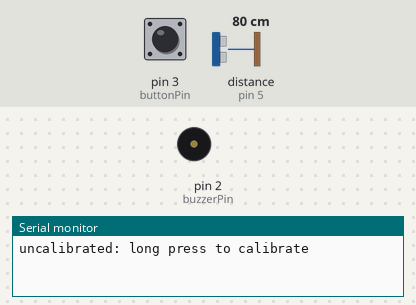
A program run on a simulated Arduino Uno, built with avr-gcc and run on an emulated ATmega328P. Parts: buzzer (waves = sounding), the last lines printed to the serial monitor. Wiring (inferred from the names in the program): ultrasonic range finder: trigger pin 4; echo pin 5. The inputs (shaded band) are chosen by the test bench; at power-on: pin 3 (buttonPin) HIGH, distance to the obstacle (sensor on pin 5) 80 cm. The echo pulse lasts 58.3 µs per cm.

Above: at 1.2 s.
1.3 s: pin 3 (buttonPin) pulled LOW for 3.2 s
At 3.39 s:
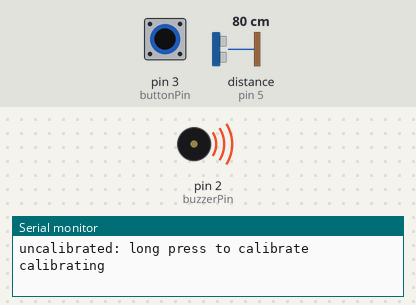
6.0 s: distance to the obstacle (sensor on pin 5) set to 2 cm
At 7.1 s:
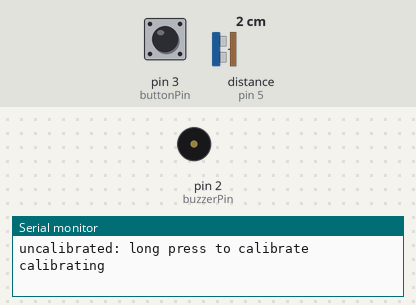
9.0 s: distance to the obstacle (sensor on pin 5) set to 18 cm
Timing chart, 0 to 15.8 s (numbered marks = the images above; inputs shaded):
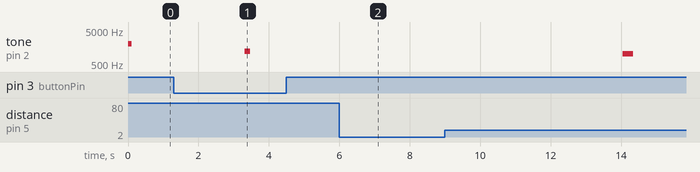

Measured:
- after the input at 1.3 s, tone on pin 2 (buzzerPin): silent → 1200 Hz after 2.0 s, → silent 0.15 s later
- after the input at 6.0 s, tone on pin 2 (buzzerPin): stays silent (without the input it goes to 1000 Hz after 2.4 s)

The program:

main.cpp
```cpp
// ultrasonic door alarm: button, HC-SR04 distance sensor and buzzer

#include <Arduino.h>
#include "modules/button.hpp"
#include "modules/distance.hpp"
#include "modules/buzzer.hpp"
#include "modules/control.hpp"


// connects the pure controller to the buzzer and Serial log
class HardwareOutput : public ControllerOutput {
    public:
        explicit HardwareOutput(Buzzer& buzzer) : _buzzer(buzzer) {}

        void beep(uint16_t freqHz, uint32_t durationMs) override {
            _buzzer.beep(freqHz, durationMs);
        }

        void silence() override {
            _buzzer.silence();
        }

        void stateEntered(ControllerState state) override {
            switch (state) {
                case ControllerState::Uncalibrated: Serial.println(F("uncalibrated: long press to calibrate")); break;
                case ControllerState::Calibrating:  Serial.println(F("calibrating")); break;
                case ControllerState::Calibrated:   Serial.println(F("calibrated, arming")); break;
                case ControllerState::Idle:         Serial.println(F("idle")); break;
                case ControllerState::Alarm:        Serial.println(F("ALARM")); break;
            }
        }

        void baselineAccepted(uint32_t baselineCm, bool isReference) override {
            Serial.print(isReference ? F("reference baseline: ") : F("baseline: "));
            Serial.print(baselineCm);
            Serial.println(F(" cm"));
        }

        void baselineRejected(uint32_t baselineCm, uint32_t referenceCm) override {
            Serial.print(F("still blocked after alarm: "));
            Serial.print(baselineCm);
            Serial.print(F(" cm, reference "));
            Serial.print(referenceCm);
            Serial.println(F(" cm"));
        }

        void baselineTooShort(uint32_t baselineCm) override {
            Serial.print(F("baseline too short: "));
            Serial.print(baselineCm);
            Serial.println(F(" cm, recalibrating"));
        }

        void calibrationTimedOut() override {
            Serial.println(F("never settled after alarm"));
        }

    private:
        Buzzer& _buzzer;
};


Button button;
DistanceSensor sensor;
Buzzer buzzer;
HardwareOutput output(buzzer);
Controller controller(output);


void setup() {
    Serial.begin(9600);
    button.begin();
    sensor.begin();
    buzzer.begin();
    controller.begin(millis());
}

void loop() {
    button.update();

    Controller::Inputs in;
    in.now = millis();
    in.pressed = button.pressed();
    in.shortPressed = button.shortPressed();
    in.longPressed = button.longPressed();
    in.hasReading = sensor.update();
    in.distanceCm = sensor.getLastDistance();

    controller.update(in);
}
```

IoMap.hpp
```cpp
#pragma once


namespace IoMap {
    const int buzzerPin = 2;
    const int buttonPin = 3;
    const int trigPin = 4;
    const int echoPin = 5;
}
```

button.hpp
```cpp
#pragma once

#include <Arduino.h>
#include "../IoMap.hpp"
#include "../Config.hpp"

class Button {
    public:
        void begin() {
            pinMode(IoMap::buttonPin, INPUT_PULLUP);
        }

        void update() {
            uint32_t now = millis();
            const bool raw = digitalRead(IoMap::buttonPin);
            _prevStable = _stable;

            if (raw != _lastRaw) {
                _lastRaw = raw;
                _lastChangeMs = now;
            }

            if (now - _lastChangeMs >= Config::Button::debounceMs) {
                _stable = _lastRaw;
            }

            if (pressed()) {
                _pressStartMs = now;
                _longReported = false;
            }

            _longPressEvent = false;
            if (!_stable && !_longReported && now - _pressStartMs >= Config::Button::longPressMs) {
                _longReported = true;
                _longPressEvent = true;
            }

            _shortPressEvent = released() && !_longReported;
        }

        // true once on the debounced press-down edge
        bool pressed() {
            return !_stable && _prevStable;
        }

        bool released() {
            return _stable && !_prevStable;
        }

        // true once on release, only if the press was shorter than Config::Button::longPressMs
        bool shortPressed() {
            return _shortPressEvent;
        }

        // true once when the button has been held for Config::Button::longPressMs
        bool longPressed() {
            return _longPressEvent;
        }

        bool getButtonState() {
            return _stable;
        }

    private:
        bool _lastRaw = HIGH;   // HIGH = released (INPUT_PULLUP)

        bool _stable = HIGH;
        bool _prevStable = HIGH;
        uint32_t _lastChangeMs = 0;

        uint32_t _pressStartMs = 0;
        bool _longReported = false;
        bool _longPressEvent = false;
        bool _shortPressEvent = false;
};
```

buzzer.hpp
```cpp
#pragma once

#include <Arduino.h>
#include "../IoMap.hpp"

class Buzzer {
    public:
        void begin() {
            pinMode(IoMap::buzzerPin, OUTPUT);
        }

        // non-blocking, tone() stops itself after durationMs
        void beep(uint16_t freqHz, uint32_t durationMs) {
            tone(IoMap::buzzerPin, freqHz, durationMs);
        }

        void silence() {
            noTone(IoMap::buzzerPin);
        }
};
```

calibrator.hpp
```cpp
#pragma once

#include <stdint.h>
#include "../Config.hpp"

// Finds a stable baseline distance: every reading must stay within
// anchor +-stableToleranceCm for stableWindowMs. No Arduino dependency.
class Calibrator {
    public:
        void begin() {
            _stable = false;
            _count = 0;
        }

        void update(uint32_t distanceCm, uint32_t now) {
            if (_stable) {
                return;
            }

            if (distanceCm == 0) {      // no echo, start over without an anchor
                _count = 0;
                return;
            }

            if (_count == 0 || !withinTolerance(distanceCm)) {
                _anchor = distanceCm;
                _windowStartMs = now;
                _sum = distanceCm;
                _count = 1;
                return;
            }

            _sum += distanceCm;
            _count++;
            _stable = now - _windowStartMs >= Config::Calibration::stableWindowMs;
        }

        bool isStable() {
            return _stable;
        }

        // rounded mean of the stable window, only meaningful once isStable()
        uint32_t baseline() {
            return _count == 0 ? 0 : (_sum + _count / 2) / _count;
        }

    private:
        bool withinTolerance(uint32_t cm) {
            const uint32_t diff = cm > _anchor ? cm - _anchor : _anchor - cm;
            return diff <= Config::Calibration::stableToleranceCm;
        }

        bool _stable = false;
        uint32_t _anchor = 0;
        uint32_t _windowStartMs = 0;
        uint32_t _sum = 0;
        uint16_t _count = 0;            // 0 = no anchor yet
};
```

control.hpp
```cpp
#pragma once

#include <stdint.h>
#include "../Config.hpp"
#include "calibrator.hpp"

// Pure state machine: no Arduino dependency, so it runs in native tests.
// Hardware is wired in by the sketch through Inputs and ControllerOutput.

enum class ControllerState { Uncalibrated, Calibrating, Calibrated, Idle, Alarm };

class ControllerOutput {
    public:
        virtual void beep(uint16_t freqHz, uint32_t durationMs) = 0;
        virtual void silence() = 0;
        virtual void stateEntered(ControllerState state) = 0;
        virtual void baselineAccepted(uint32_t baselineCm, bool isReference) = 0;
        virtual void baselineRejected(uint32_t baselineCm, uint32_t referenceCm) = 0;
        virtual void baselineTooShort(uint32_t baselineCm) = 0;
        virtual void calibrationTimedOut() = 0;

    protected:
        ~ControllerOutput() = default;  // never deleted through the interface
};

class Controller {
    public:
        struct Inputs {
            uint32_t now = 0;
            bool pressed = false;       // press-down edge
            bool shortPressed = false;
            bool longPressed = false;
            bool hasReading = false;    // distanceCm is a new reading this tick
            uint32_t distanceCm = 0;    // 0 = no echo
        };

        explicit Controller(ControllerOutput& out) : _out(out) {}

        void begin(uint32_t now) {
            setState(ControllerState::Uncalibrated, now);
        }

        void update(const Inputs& in) {
            if (in.pressed) _stopPressHeld = false;
            const bool longPressed = in.longPressed && !_stopPressHeld;

            switch (_state) {
                case ControllerState::Uncalibrated:
                    if (longPressed) startCalibration(false, in.now);
                    break;

                case ControllerState::Calibrating:
                    if (longPressed) {
                        startCalibration(false, in.now);
                        break;
                    }
                    if (_afterAlarm && in.now - _enteredMs >= Config::Calibration::afterAlarmTimeoutMs) {
                        _out.calibrationTimedOut();
                        setState(ControllerState::Alarm, in.now);
                        break;
                    }
                    if (in.hasReading) {
                        _calibrator.update(in.distanceCm, in.now);
                        if (_calibrator.isStable()) finishCalibration(in.now);
                    }
                    break;

                case ControllerState::Calibrated:
                    if (in.now - _enteredMs >= Config::Timing::armDelayMs) {
                        setState(ControllerState::Idle, in.now);
                    }
                    break;

                case ControllerState::Idle:
                    if (longPressed) {
                        startCalibration(false, in.now);
                        break;
                    }
                    if (in.hasReading && isBlocked(in.distanceCm)) {
                        setState(ControllerState::Alarm, in.now);
                    }
                    break;

                case ControllerState::Alarm:
                    if (in.pressed || in.shortPressed || in.longPressed) {
                        _stopPressHeld = true;      // holding on must not count as a recalibrate
                        startCalibration(true, in.now);
                        break;
                    }
                    if (every(Config::Buzzer::alarmMelody[_note].durationMs, in.now)) {
                        _note = (_note + 1) % Config::Buzzer::alarmMelodyLength;
                        playNote();
                    }
                    break;
            }
        }

        ControllerState state() {
            return _state;
        }

        uint32_t activeBaseline() {
            return _activeBaseline;
        }

        uint32_t referenceBaseline() {
            return _referenceBaseline;
        }

    private:
        // entry actions for each state
        void setState(ControllerState next, uint32_t now) {
            _state = next;
            _enteredMs = now;
            _lastPeriodMs = now;
            _out.stateEntered(_state);

            switch (_state) {
                case ControllerState::Uncalibrated:
                    _out.beep(Config::Buzzer::bootFreqHz, Config::Buzzer::bootMs);
                    break;

                case ControllerState::Calibrating:
                    if (_afterAlarm) _out.silence();
                    _out.beep(Config::Buzzer::calibrateStartFreqHz, Config::Buzzer::calibrateStartMs);
                    _calibrator.begin();
                    break;

                case ControllerState::Calibrated:
                    _out.beep(Config::Buzzer::confirmFreqHz, Config::Buzzer::confirmMs);
                    break;

                case ControllerState::Idle:
                    _blockedCount = 0;
                    break;

                case ControllerState::Alarm:
                    _note = 0;
                    playNote();
                    break;
            }
        }

        // afterAlarm calibrations are checked against the reference and never replace it
        void startCalibration(bool afterAlarm, uint32_t now) {
            _afterAlarm = afterAlarm;
            setState(ControllerState::Calibrating, now);
        }

        // an unusable baseline restarts the calibrator and stays in Calibrating
        void finishCalibration(uint32_t now) {
            const uint32_t cm = _calibrator.baseline();

            if (_afterAlarm && closerThan(cm, _referenceBaseline)) {
                _out.baselineRejected(cm, _referenceBaseline);
                setState(ControllerState::Alarm, now);
                return;
            }

            if (cm <= Config::Distance::blockMarginCm) {    // nothing could ever be closer
                _out.baselineTooShort(cm);
                _out.beep(Config::Buzzer::errorFreqHz, Config::Buzzer::errorMs);
                _calibrator.begin();
                return;
            }

            if (!_afterAlarm) _referenceBaseline = cm;
            _activeBaseline = cm;
            _out.baselineAccepted(cm, !_afterAlarm);
            setState(ControllerState::Calibrated, now);
        }

        // level-triggered: confirmReadings blocked readings in a row
        bool isBlocked(uint32_t cm) {
            if (cm == 0) {      // no echo: neither blocked nor clear, keep the count
                return false;
            }
            _blockedCount = closerThan(cm, _activeBaseline) ? _blockedCount + 1 : 0;
            return _blockedCount >= Config::Distance::confirmReadings;
        }

        // more than blockMarginCm closer than baselineCm
        static bool closerThan(uint32_t cm, uint32_t baselineCm) {
            return cm + Config::Distance::blockMarginCm < baselineCm;
        }

        // true once intervalMs has passed since entering the state or the last time this returned true
        bool every(uint32_t intervalMs, uint32_t now) {
            if (now - _lastPeriodMs < intervalMs) {
                return false;
            }
            _lastPeriodMs = now;
            return true;
        }

        void playNote() {
            const Config::Buzzer::Note& note = Config::Buzzer::alarmMelody[_note];
            if (note.freqHz != 0) {
                _out.beep(note.freqHz, note.durationMs - Config::Buzzer::noteGapMs);
            }
        }

        ControllerOutput& _out;
        Calibrator _calibrator;

        ControllerState _state = ControllerState::Uncalibrated;
        uint32_t _enteredMs = 0;
        bool _afterAlarm = false;
        bool _stopPressHeld = false;        // the press that stopped the alarm is still down

        uint32_t _referenceBaseline = 0;    // set only by a long-press calibration
        uint32_t _activeBaseline = 0;       // what detection compares against

        uint8_t _blockedCount = 0;
        uint32_t _lastPeriodMs = 0;
        uint8_t _note = 0;                  // current alarm melody note
};
```

distance.hpp
```cpp
#pragma once

#include <Arduino.h>
#include "../IoMap.hpp"
#include "../Config.hpp"


class DistanceSensor {
    public:
        void begin() {
            pinMode(IoMap::trigPin, OUTPUT);
            pinMode(IoMap::echoPin, INPUT);
        }

        uint32_t getDistance() {
            digitalWrite(IoMap::trigPin, LOW);
            delayMicroseconds(2);
            digitalWrite(IoMap::trigPin, HIGH);
            delayMicroseconds(10);
            digitalWrite(IoMap::trigPin, LOW);

            uint32_t duration = pulseIn(IoMap::echoPin, HIGH, 30000); // 0 = no echo
            uint32_t distance = duration / 58; // cm

            return distance;
        }

        // pings every Config::Distance::pingIntervalMs, true when a new reading was taken
        bool update() {
            const uint32_t now = millis();
            if (now - _lastPingMs < Config::Distance::pingIntervalMs) {
                return false;
            }
            _lastPingMs = now;
            _lastDistance = getDistance();
            return true;
        }

        uint32_t getLastDistance() {
            return _lastDistance;
        }

    private:
        uint32_t _lastPingMs = 0;
        uint32_t _lastDistance = 0;
};
```

Config.hpp
```cpp
#pragma once

#include <stdint.h>


namespace Config {
    namespace Button {
        const uint32_t debounceMs = 20;
        const uint32_t longPressMs = 2000;
    }

    namespace Distance {
        const uint32_t pingIntervalMs = 60;     // HC-SR04 needs ~60ms between pings
        const uint32_t blockMarginCm = 15;      // cm closer than baseline to count as blocked
        const uint8_t confirmReadings = 3;      // blocked readings in a row needed to alarm
    }

    namespace Calibration {
        const uint32_t stableToleranceCm = 10;  // every reading within anchor +-this
        const uint32_t stableWindowMs = 5000;   // how long readings must stay in tolerance
        const uint32_t afterAlarmTimeoutMs = 25000; // after-alarm calibration that never settles -> alarm
    }

    namespace Timing {
        const uint32_t armDelayMs = 2000;       // time to step away after calibrating
    }

    namespace Buzzer {
        const uint16_t bootFreqHz = 2000;
        const uint32_t bootMs = 100;

        const uint16_t confirmFreqHz = 1000;    // low and short: calibration done, not an alert
        const uint32_t confirmMs = 300;

        // alarm melody, played on repeat: a rising fanfare, then a pause (2 s per round)
        struct Note {
            uint16_t freqHz;                    // 0 = rest
            uint16_t durationMs;
        };
        const Note alarmMelody[] = {
            {1047, 150}, {1319, 150}, {1568, 150}, {2093, 300},     // C6 E6 G6 C7
            {0, 100},
            {1568, 150}, {2093, 450},                               // G6 C7
            {0, 550},
        };
        const uint8_t alarmMelodyLength = sizeof(alarmMelody) / sizeof(alarmMelody[0]);
        const uint16_t noteGapMs = 20;          // silence at the end of each note so repeats don't blur

        const uint16_t calibrateStartFreqHz = 1200; // long press registered or alarm stopped
        const uint32_t calibrateStartMs = 150;

        const uint16_t errorFreqHz = 400;       // baseline too short to detect anything
        const uint32_t errorMs = 500;
    }
}
```
